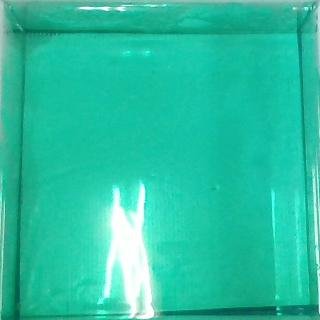
#> input picture Wastewater exchange/Module/crop_img/green_7.24_1.jpg, 320 x 320 px, given as the content of the folder crop_img/green_7.24_1.jpg, which was not available
$ python -i crop.py   (imports and definitions only)
#> lines starting #> are read from the running program, lines starting #| are printed output that depends on the picture
import os
from PIL import Image
from glob import glob

def readPath(path):

#> called with path = 'crop_img/green_7.24_1.jpg'
    img_path = [ y for x in os.walk(path) for y in glob(os.path.join(x[0], '*.jpg'))]

    # cutter parameter
    crop_left = 115
    crop_top = 115
    crop_right = 435
    crop_bottom = 435

    for i in img_path:

        img = Image.open(i)
#> img is the input picture: PIL image 320x320 RGB; mean R, G, B 41, 192.4, 162.4

        crop_image = img.crop((crop_left, crop_top, crop_right, crop_bottom)) #좌상우하
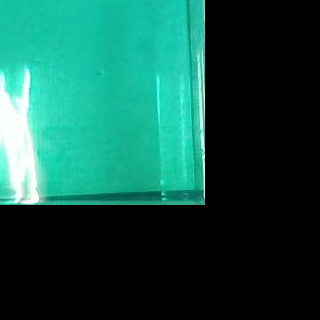
#> crop_image: PIL image 320x320 RGB; mean R, G, B 19.8, 81.8, 70
        crop_image = crop_image.convert('RGB')

        # # train data 생성할 때
        # fName = i.split('\\')[-1]
        # crop_image.save('./train_crop/' + fName)

        # realT data 생성할 때
        fName = i.split('\\')[-1]
        crop_image.save('./realT_crop/' + fName)

# readPath('./train_img') # realT data 생성할 때

>>> result = readPath('crop_img/green_7.24_1.jpg')

$ run again, on Wastewater exchange/Module/crop_img/green_7.24_10.jpg
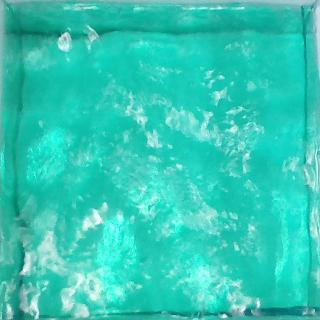
#> input picture Wastewater exchange/Module/crop_img/green_7.24_10.jpg, 320 x 320 px, given as the content of the folder crop_img/green_7.24_10.jpg, which was not available
#> in readPath, img is the input picture: PIL image 320x320 RGB; mean R, G, B 49.8, 200.2, 182
#> in readPath, `crop_image = img.crop((crop_left, crop_top, crop_right, crop_bottom))`:
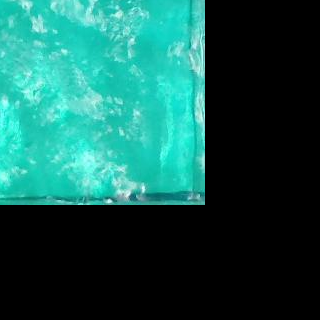
#> crop_image: PIL image 320x320 RGB; mean R, G, B 21.6, 85.5, 78.1

$ run again, on Wastewater exchange/Module/crop_img/green_7.24_12.jpg
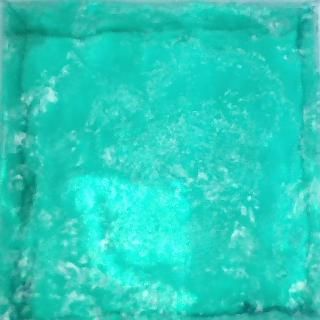
#> input picture Wastewater exchange/Module/crop_img/green_7.24_12.jpg, 320 x 320 px, given as the content of the folder crop_img/green_7.24_12.jpg, which was not available
#> in readPath, img is the input picture: PIL image 320x320 RGB; mean R, G, B 39.1, 204.7, 187.5
#> in readPath, `crop_image = img.crop((crop_left, crop_top, crop_right, crop_bottom))`:
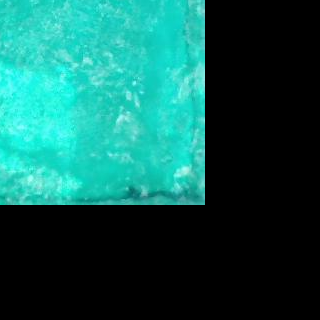
#> crop_image: PIL image 320x320 RGB; mean R, G, B 17.2, 88.1, 81.2

$ run again, on Wastewater exchange/Module/crop_img/green_7.24_13.jpg
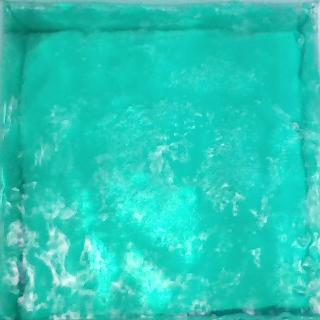
#> input picture Wastewater exchange/Module/crop_img/green_7.24_13.jpg, 320 x 320 px, given as the content of the folder crop_img/green_7.24_13.jpg, which was not available
#> in readPath, img is the input picture: PIL image 320x320 RGB; mean R, G, B 38.1, 200.5, 183.6
#> in readPath, `crop_image = img.crop((crop_left, crop_top, crop_right, crop_bottom))`:
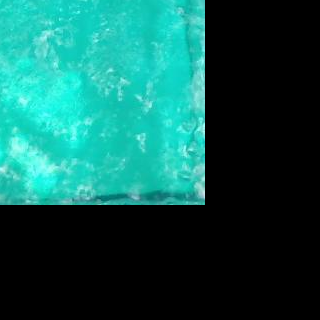
#> crop_image: PIL image 320x320 RGB; mean R, G, B 16.1, 86.3, 79.4
